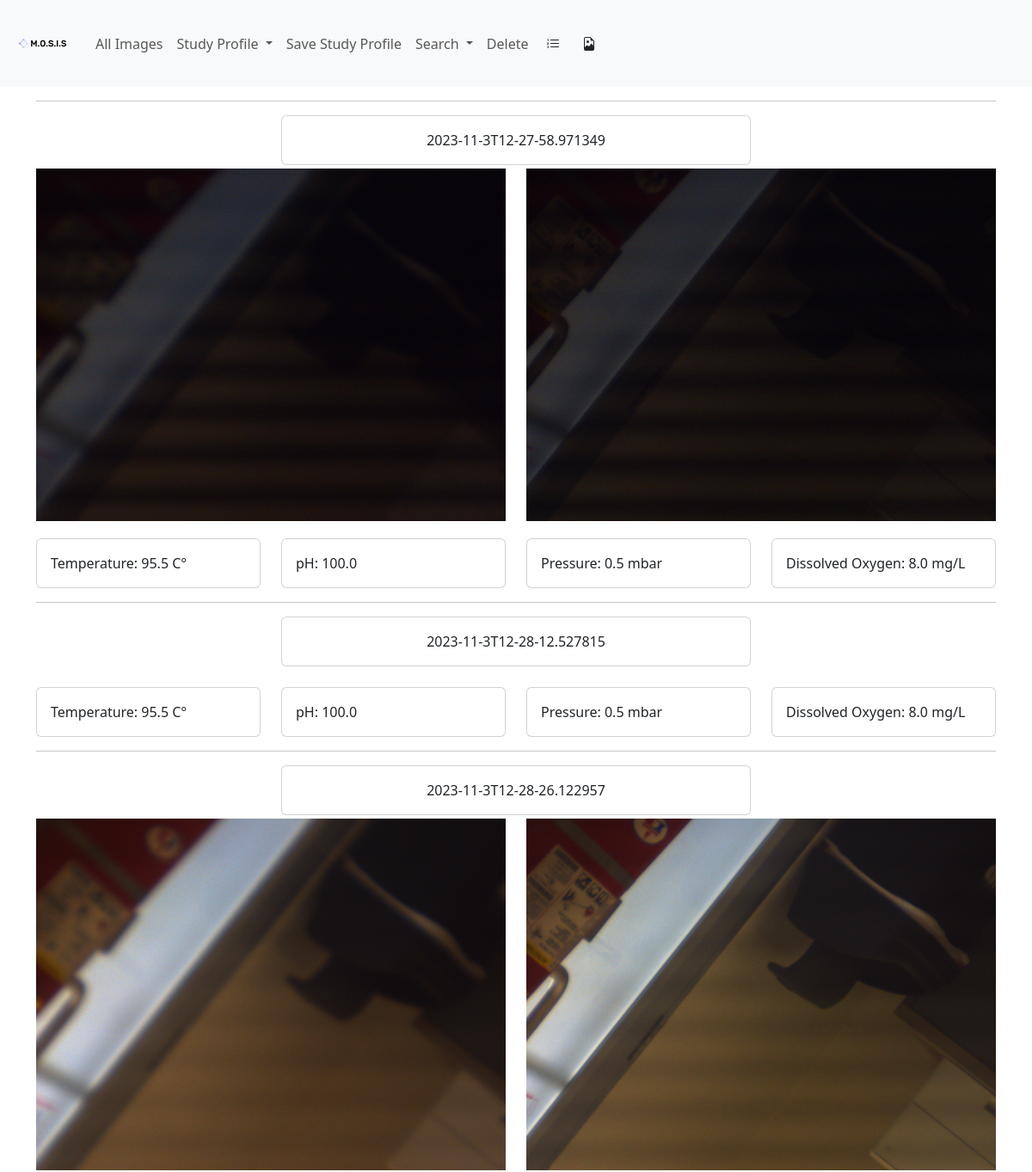
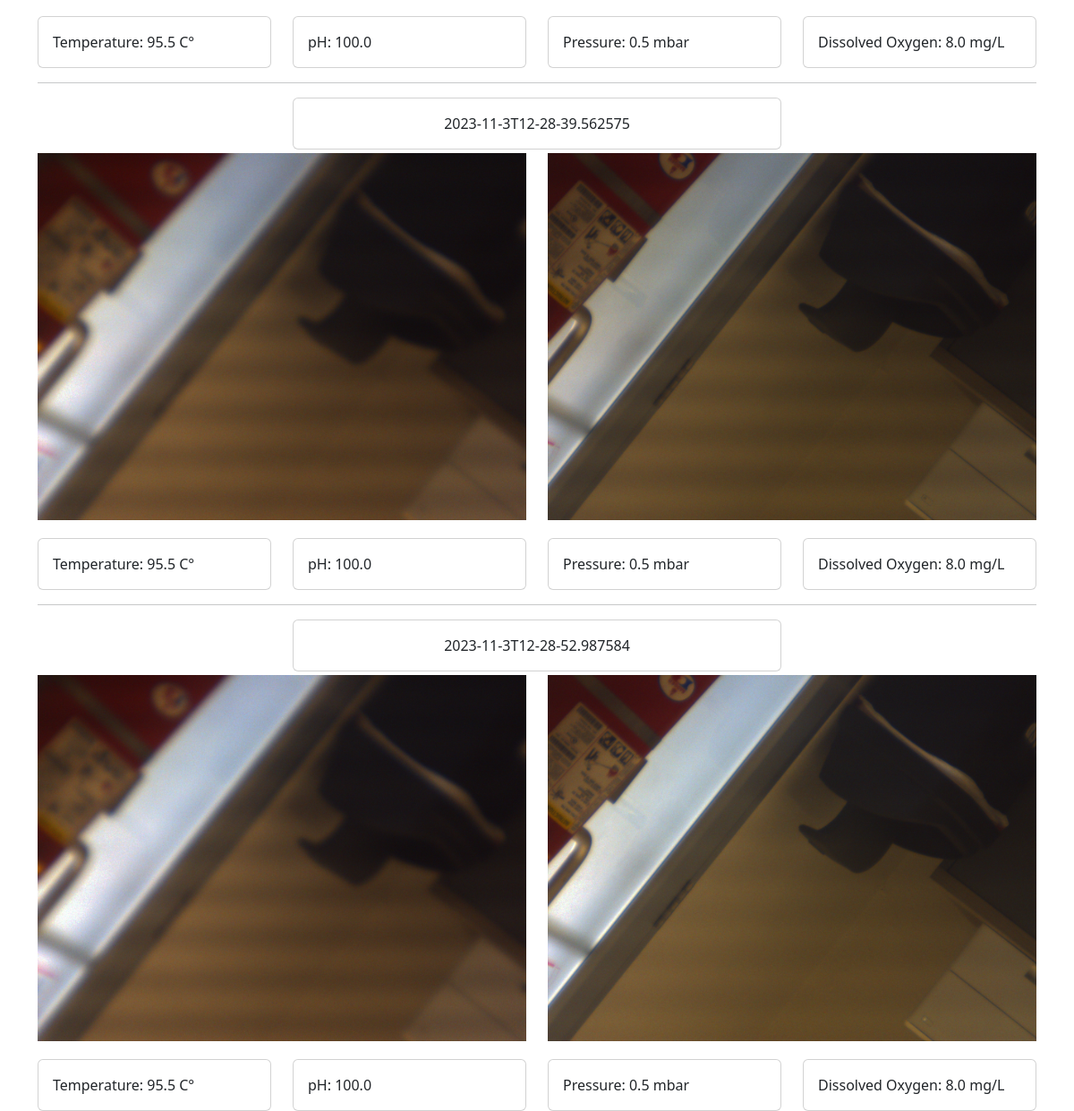
Screenshot of /entry/18 with the database file from the repository (2 pictures, top to bottom).
### tables this page shows
CREATE TABLE MediaMetadata (
        metadataId INTEGER PRIMARY KEY UNIQUE,
        entryId INTEGER,
        leftCameraMedia TEXT NOT NULL,
        rightCameraMedia TEXT NOT NULL,
        time TEXT NOT NULL,
        temperature REAL NOT NULL,
        pressure REAL NOT NULL,
        ph REAL NOT NULL,
        dissolvedOxygen REAL NOT NULL,
        grayscaleLeftMedia TEXT NOT NULL,
        grayscaleRightMedia TEXT NOT NULL,
        stereoMedia TEXT NOT NULL,
        taggedMedia TEXT NOT NULL,
        FOREIGN KEY (entryId) REFERENCES media_entry(entryId)
    );

### routes.py (the view, shortened to what this page needs)
@app.route("/entry/<id>")
def entry(id=0):
    MediaEntry = dbQuery.getMediaEntry(id)
    if MediaEntry.shotType == "SINGLE":
        return render_template(
            "singleEntry.html",
            MediaMetadata=dbQuery.getAllMediaMetadataId(id)[0],
            str=str,
            round=round,
            url_for=url_for,
            os=os)
    elif MediaEntry.shotType == "TIMELAPSE":
        return render_template("timeLapseEntry.html",
                               MediaMetadata=dbQuery.getAllMediaMetadataId(id),
                               enumerate=enumerate,
                               str=str,
                               round=round,
                               url_for=url_for,
                               os=os,
                               folder=os.path.join("Media" ,str(dbQuery.getMediaEntry(id))))

### db.py (called while the page is built)
    def getMediaEntry(self, entryId: int) -> MediaEntryInternalRepresentation:
        ret = self.cursor.execute("SELECT * FROM MediaEntry WHERE entryId = ?",
                                  (entryId, )).fetchone()
        return DatabaseQuery.mediaEntryTableToInternalRepresentation(ret)

    def getAllMediaMetadataId(
            self, entryId: int) -> [MediaMetadataInternalRepresentation]:
        ret = self.cursor.execute(
            "SELECT * FROM MediaMetadata WHERE entryId = ?",
            (entryId, )).fetchall()
        return list(
            map(
                lambda x: DatabaseQuery.
                mediaMetadataTableToInternalRepresentation(x), ret))

    @staticmethod
    def mediaEntryTableToInternalRepresentation(dbQuery: (
    )) -> MediaEntryInternalRepresentation:
        return MediaEntryInternalRepresentation(dbQuery[0], dbQuery[1],
                                                dbQuery[2], dbQuery[3],
                                                dbQuery[4], dbQuery[5],
                                                dbQuery[6], dbQuery[7])

    def mediaMetadataTableToInternalRepresentation(dbQuery: (
    )) -> MediaMetadataInternalRepresentation:
        return MediaMetadataInternalRepresentation(
            dbQuery[0], dbQuery[1], dbQuery[2], dbQuery[3], dbQuery[4],
            dbQuery[5], dbQuery[6], dbQuery[7], dbQuery[8], dbQuery[9],
            dbQuery[10], dbQuery[11], dbQuery[12])

### representations.py (called while the page is built)
    def __str__(self):
        return "{}-{}-{}-{}-{}-{}-{}-{}".format(
            self.entryId, self.shotType, self.time, self.illuminationType,
            self.saturation, self.gain, self.shutterSpeed, self.whiteBalance)

### templates/timeLapseEntry.html (shortened to what this page needs)
{% extends 'entry.html' %}

### templates/entry.html (shortened to what this page needs)
  {% extends 'base.html' %}
  {% block body %}
  <div class="container">
    {% for md in MediaMetadata %}
    <hr>
    <div class="row d-flex justify-content-center">
      <div class="col-6">
        <div class="card">
          <div class="card-body d-flex justify-content-center">
            {{md.time}}
          </div>
        </div>
      </div>
    </div>
    <div class="row">
      <div class="col-6 d-flex justify-content-center mt-1 mb-1">
        <img src={{ url_for('static', filename=os.path.join("Media", md.leftCameraMedia)) }} alt="" class="img-fluid">
      </div>
      <div class="col-6 d-flex justify-content-center mt-1 mb-1">
        <img src={{ url_for('static', filename=os.path.join("Media", md.rightCameraMedia)) }} alt="" class="img-fluid">
      </div>
    </div>
    <div class="row pt-3">
      <div class="col-3">
        <div class="card">
          <div class="card-body">
            {{"Temperature: " + str(round(md.temperature,3)) + " C" + '°'}}
          </div>
        </div>
      </div>
      <div class="col-3">
        <div class="card">
          <div class="card-body">
            {{"pH: " + str(round(md.ph,3))}}
          </div>
        </div>
      </div>
      <div class="col-3">
        <div class="card">
          <div class="card-body">
            {{"Pressure: " + str(round(md.pressure,3)) + " mbar"}}
          </div>
        </div>
      </div>
      <div class="col-3">
        <div class="card">
          <div class="card-body">
            {{"Dissolved Oxygen: " + str(round(md.dissolvedOxygen,3)) + " mg/L"}}
          </div>
        </div>
      </div>
    </div>
    {% endfor %}
  </div>
  {% endblock %}

### rows the page displays
MediaMetadata: time "2023-11-3T12-27-58.971349", leftCameraMedia (picture), rightCameraMedia (picture), temperature "Temperature: 95.5 C°", pressure "pH: 100.0", dissolvedOxygen "Pressure: 0.5 mbar", ph "Dissolved Oxygen: 8.0 mg/L"
MediaMetadata: time "2023-11-3T12-28-12.527815", temperature "Temperature: 95.5 C°", pressure "pH: 100.0", dissolvedOxygen "Pressure: 0.5 mbar", ph "Dissolved Oxygen: 8.0 mg/L"
MediaMetadata: time "2023-11-3T12-28-26.122957", leftCameraMedia (picture), rightCameraMedia (picture), temperature "Temperature: 95.5 C°", pressure "pH: 100.0", dissolvedOxygen "Pressure: 0.5 mbar", ph "Dissolved Oxygen: 8.0 mg/L"
MediaMetadata: time "2023-11-3T12-28-39.562575", leftCameraMedia (picture), rightCameraMedia (picture), temperature "Temperature: 95.5 C°", pressure "pH: 100.0", dissolvedOxygen "Pressure: 0.5 mbar", ph "Dissolved Oxygen: 8.0 mg/L"
MediaMetadata: time "2023-11-3T12-28-52.987584", leftCameraMedia (picture), rightCameraMedia (picture), temperature "Temperature: 95.5 C°", pressure "pH: 100.0", dissolvedOxygen "Pressure: 0.5 mbar", ph "Dissolved Oxygen: 8.0 mg/L"
